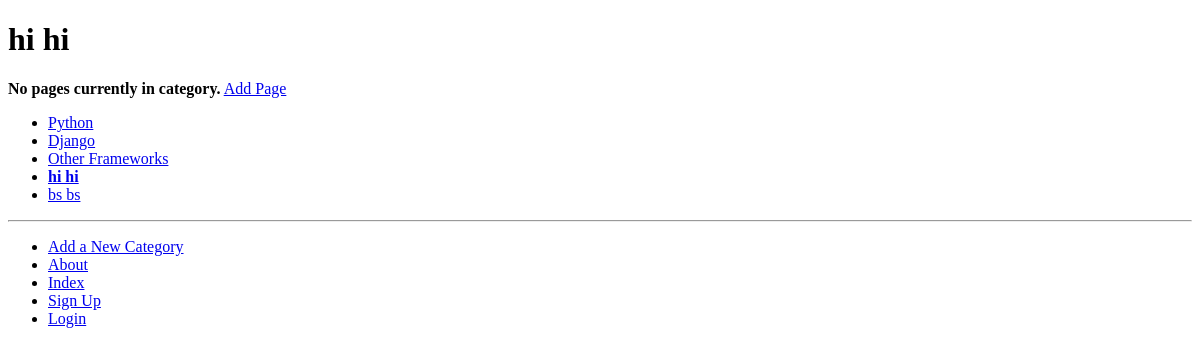
Page /rango/category/hi-hi/ on the earlier database version.
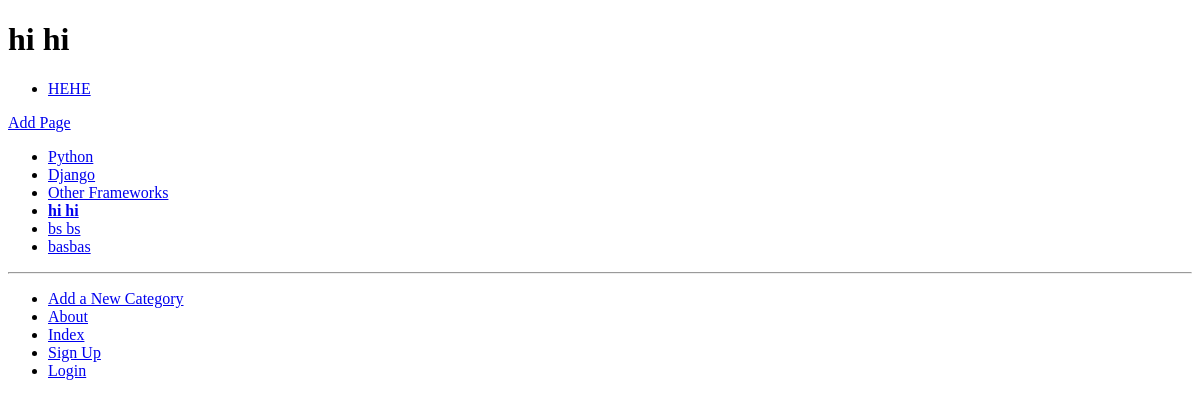
Same page on the later database version.
### rango/models.py (models this page shows, shortened)
class Category(models.Model):
    name = models.CharField(max_length=maxLength128, unique=True)
    views = models.IntegerField(default=0)
    likes = models.IntegerField(default=0)
    slug = models.SlugField(unique=True)
    class Meta:
        verbose_name_plural = 'categories'

class Page(models.Model):
    category = models.ForeignKey(Category, on_delete=models.CASCADE)
    title = models.CharField(max_length=maxLength128)
    url = models.URLField()
    views = models.IntegerField(default=0)

### rango/views.py (the view)
# urls.py: path('category/<slug:category_name_slug>/', views.show_category,name='show_category'),
def show_category(request, category_name_slug):
    context_dict = {}
    try:
        category = Category.objects.get(slug=category_name_slug)
        pages = Page.objects.filter(category=category)
        context_dict['pages'] = pages
        context_dict['category'] = category
    except Category.DoesNotExist:
        context_dict['category'] = None
        context_dict['pages'] = None
    return render(request, 'rango/category.html', context=context_dict)

### rango/templatetags/rango_template_tags.py (called while the page is built)
@register.inclusion_tag('rango/categories.html')
def get_category_list(current_category=None):
    return {'categories': Category.objects.all(),'current_category': current_category}

### templates/rango/category.html (shortened to what this page needs)
{% extends 'rango/base.html' %}
{% load staticfiles %}
{% block body_block %}
    {% if category %}
    <h1>{{ category.name }}</h1>
    {% if pages %}
    <ul>
        {% for page in pages %}
        <li><a href="{{ page.url }}">{{ page.title }}</a></li>
        {% endfor %}
    </ul>
    {% else %}
    <strong>No pages currently in category.</strong>
    {% endif %}
    <a href="{% url 'rango:add_page' category.slug %}">Add Page</a> <br />
    {% else %}
    The specified category does not exist.
    {% endif %}
{% endblock %}

### templates/rango/categories.html
<ul>
{% if categories %}
    {% for c in categories %}
        {% if c == current_category %}
        <li>
        <strong>
            <a href="{% url 'rango:show_category' c.slug %}">{{ c.name }}</a>
        </strong>
        </li>
        {% else %}
        <li>
            <a href="{% url 'rango:show_category' c.slug %}">{{ c.name }}</a>
        </li>
        {% endif %}
    {% endfor %}
{% else %}
    <li><strong>There are no categories present.</strong></li>
{% endif %}
</ul>

Differences in the rows shown:
added Page: title "HEHE"
added Category: name "basbas"
Other differences:
text no longer shown: "No pages currently in category."
